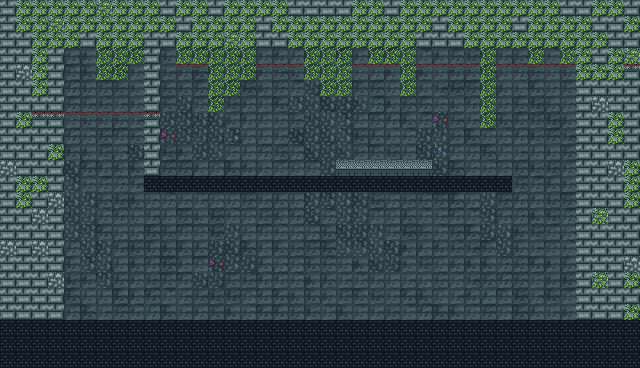

Rendered tile map (Tiled .tmx) drawn with the repository's tilesets; below, a short description and the map source with its tile grids summarised:
An orthogonal 40x23 tile map with 16x16 px tiles, 6 tile layers (Tile Layer 3, Tile Layer 4, Tile Layer 5, Copy of Tile Layer 5, ...), 3 tilesets and 20 objects.

<map version="1.10" tiledversion="1.10.2" orientation="orthogonal" renderorder="right-down" width="40" height="23" tilewidth="16" tileheight="16" infinite="0" nextlayerid="16" nextobjectid="29">
 <properties>
  <property name="defaultZoom" type="float" value="0.3" />
 </properties>
 <tileset firstgid="1" source="../tilesets/mergedTextures.tsx" />
 <tileset firstgid="41" source="../tilesets/crystals.tsx" />
 <tileset firstgid="77" source="../tilesets/fog.tsx" />
 <layer id="7" name="Tile Layer 3" width="40" height="23" parallaxx="0.9">
  <data>[920 cells, 920 non-empty, 3 distinct tile ids]</data>
 </layer>
 <layer id="11" name="Tile Layer 4" width="40" height="23">
  <data>[920 cells, 429 non-empty, 1 distinct tile ids]</data>
 </layer>
 <layer id="12" name="Tile Layer 5" width="40" height="23">
  <data>[920 cells, 920 non-empty, 16 distinct tile ids]</data>
 </layer>
 <layer id="13" name="Copy of Tile Layer 5" width="40" height="23">
  <data>[920 cells, 920 non-empty, 16 distinct tile ids]</data>
 </layer>
 <layer id="1" name="Tile Layer 1" width="40" height="23">
  <data>[920 cells, 413 non-empty, 4 distinct tile ids]</data>
 </layer>
 <layer id="6" name="Tile Layer 2" width="40" height="23" offsetx="16" offsety="0" parallaxx="1.02">
  <data>[920 cells, 178 non-empty, 2 distinct tile ids]</data>
 </layer>
 <objectgroup id="2" name="LevelCollision" visible="0">
  <object id="1" x="0" y="48" width="64" height="320" />
  <object id="2" x="64" y="320" width="512" height="48" />
  <object id="3" x="576" y="48" width="112" height="320" />
  <object id="4" x="144" y="176" width="368" height="16" />
  <object id="5" x="144" y="48" width="16" height="128" />
 </objectgroup>
 <objectgroup id="5" name="EntitySpawner" visible="0">
  <object id="11" x="256" y="304" width="10" height="10">
   <properties>
    <property name="speed" type="float" value="1" />
    <property name="textureHeight" type="float" value="12" />
    <property name="texturePath" value="textures/crate1.png" />
    <property name="textureWidth" type="float" value="12" />
    <property name="type" value="Prop" />
   </properties>
  </object>
  <object id="12" x="96" y="288" width="10" height="30">
   <properties>
    <property name="speed" type="float" value="1" />
    <property name="textureHeight" type="float" value="32" />
    <property name="texturePath" value="textures/player.png" />
    <property name="textureWidth" type="float" value="16" />
    <property name="type" value="Player" />
   </properties>
  </object>
 </objectgroup>
 <objectgroup id="3" name="PuzzleObjects">
  <object id="6" x="432" y="312" width="16" height="8">
   <properties>
    <property name="activators" value="Prop,Player" />
    <property name="deactivateAfterSeconds" type="float" value="0" />
    <property name="defaultActivated" type="bool" value="false" />
    <property name="gravity" type="float" value="20" />
    <property name="loopAnimation" type="bool" value="false" />
    <property name="permanentlyActivated" type="bool" value="false" />
    <property name="puzzlePieceId" type="int" value="0" />
    <property name="textureFilePath" value="textures/button.png" />
    <property name="type" value="EntityListener" />
   </properties>
  </object>
  <object id="9" x="512" y="320" width="16" height="16">
   <properties>
    <property name="absoluteActivatedPos" type="bool" value="true" />
    <property name="activatedX" type="float" value="512" />
    <property name="activatedY" type="float" value="176" />
    <property name="activators" value="0" />
    <property name="deactivateAfterSeconds" type="float" value="0" />
    <property name="defaultActivated" type="bool" value="false" />
    <property name="loopAnimation" type="bool" value="true" />
    <property name="permanentlyActivated" type="bool" value="false" />
    <property name="puzzlePieceId" type="int" value="1" />
    <property name="textureFilePath" value="textures/platform4.png" />
    <property name="time" type="float" value="10" />
    <property name="type" value="MovingPlatform" />
   </properties>
  </object>
  <object id="14" x="528" y="320" width="16" height="16">
   <properties>
    <property name="absoluteActivatedPos" type="bool" value="true" />
    <property name="activatedX" type="float" value="528" />
    <property name="activatedY" type="float" value="176" />
    <property name="activators" value="0" />
    <property name="deactivateAfterSeconds" type="float" value="0" />
    <property name="defaultActivated" type="bool" value="false" />
    <property name="loopAnimation" type="bool" value="true" />
    <property name="permanentlyActivated" type="bool" value="false" />
    <property name="puzzlePieceId" type="int" value="2" />
    <property name="textureFilePath" value="textures/platform4.png" />
    <property name="time" type="float" value="10" />
    <property name="type" value="MovingPlatform" />
   </properties>
  </object>
  <object id="15" x="544" y="320" width="16" height="16">
   <properties>
    <property name="absoluteActivatedPos" type="bool" value="true" />
    <property name="activatedX" type="float" value="544" />
    <property name="activatedY" type="float" value="176" />
    <property name="activators" value="0" />
    <property name="deactivateAfterSeconds" type="float" value="0" />
    <property name="defaultActivated" type="bool" value="false" />
    <property name="loopAnimation" type="bool" value="true" />
    <property name="permanentlyActivated" type="bool" value="false" />
    <property name="puzzlePieceId" type="int" value="3" />
    <property name="textureFilePath" value="textures/platform4.png" />
    <property name="time" type="float" value="10" />
    <property name="type" value="MovingPlatform" />
   </properties>
  </object>
  <object id="16" x="560" y="320" width="16" height="16">
   <properties>
    <property name="absoluteActivatedPos" type="bool" value="true" />
    <property name="activatedX" type="float" value="560" />
    <property name="activatedY" type="float" value="176" />
    <property name="activators" value="0" />
    <property name="deactivateAfterSeconds" type="float" value="0" />
    <property name="defaultActivated" type="bool" value="false" />
    <property name="loopAnimation" type="bool" value="true" />
    <property name="permanentlyActivated" type="bool" value="false" />
    <property name="puzzlePieceId" type="int" value="4" />
    <property name="textureFilePath" value="textures/platform4.png" />
    <property name="time" type="float" value="10" />
    <property name="type" value="MovingPlatform" />
   </properties>
  </object>
  <object id="22" x="336" y="128" width="48" height="32">
   <properties>
    <property name="activators" value="" />
    <property name="deactivateAfterSeconds" type="float" value="0" />
    <property name="defaultActivated" type="bool" value="false" />
    <property name="flipped" type="bool" value="false" />
    <property name="loopAnimation" type="bool" value="true" />
    <property name="passiveAnimationFilePath" value="textures/monitor.png" />
    <property name="permanentlyActivated" type="bool" value="false" />
    <property name="puzzlePieceId" type="int" value="5" />
    <property name="textureFilePath" value="textures/monitor.png" />
    <property name="type" value="PuzzleListener" />
   </properties>
  </object>
  </objectgroup>
 <objectgroup id="14" name="Hints">
  <!-- 5 objects omitted --></objectgroup>
 <objectgroup id="9" name="LevelSwitch" visible="0">
  <!-- 3 objects omitted --></objectgroup>
 <objectgroup id="10" name="DialogueObjects" visible="0">
  <!-- 2 objects omitted --></objectgroup>
 <objectgroup id="8" name="CameraModes" visible="0">
  <!-- 1 objects omitted --></objectgroup>
</map>
<!-- 7 of 20 objects omitted -->